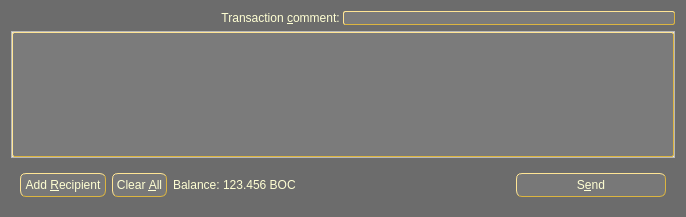
<?xml version="1.0" encoding="UTF-8"?>
<ui version="4.0">
 <class>SendCoinsDialog</class>
 <widget class="QDialog" name="SendCoinsDialog">
  <property name="geometry">
   <rect>
    <x>0</x>
    <y>0</y>
    <width>686</width>
    <height>217</height>
   </rect>
  </property>
  <property name="windowTitle">
   <string>Send Coins</string>
  </property>
  <property name="styleSheet">
   <string notr="true">QDialog {background-color: #6C6C6C; color: #FFFFD3 } QPushButton { background-color: #787878; color: #FFFFD3; border-style:outset; border-color: #dcb540; border-width: 1px; border-radius: 6px; padding: 4px} QPushButton::hover { background-color: #6C6C6C; color: #FFFFD3; border-style:outset; border-color: #dcb540; border-width: 1px; border-radius: 6px; padding: 4px}  QPushButton::pressed {background-color: #FBFBFB; color: #E5990C; border-style:outset; border-color: #DCB540; border-radius: 6px; padding: 4px} QLabel {color: #FFFFD3}  #scrollAreaWidgetContents {background-color: #7B7B7B; color: #FFFFD3;; border-style:outset; border-color: #dcb540; border-width: 1px; border-radius: 2px; padding: 0px}</string>
  </property>
  <layout class="QVBoxLayout" name="verticalLayout">
   <item>
    <layout class="QHBoxLayout" name="horizontalLayoutTxComment">
     <property name="spacing">
      <number>0</number>
     </property>
     <item>
      <widget class="QLabel" name="labelTxComment">
       <property name="text">
        <string>Transaction &amp;comment: </string>
       </property>
       <property name="alignment">
        <set>Qt::AlignLeading|Qt::AlignLeft|Qt::AlignRight|Qt::AlignTrailing|Qt::AlignVCenter</set>
       </property>
       <property name="buddy">
        <cstring>editTxComment</cstring>
       </property>
      </widget>
     </item>
     <item>
      <widget class="QValidatedLineEdit" name="editTxComment" native="true">
       <property name="enabled">
        <bool>true</bool>
       </property>
       <property name="toolTip">
        <string>Enter a public transaction comment. Max 140 chars.</string>
       </property>
       <property name="styleSheet">
        <string notr="true">background-color: #7B7B7B; color: #FFFFD3;; border-style:outset; border-color: #dcb540; border-width: 1px; border-radius: 2px; padding: 0px</string>
       </property>
      </widget>
     </item>
    </layout>
   </item>
   <item>
    <widget class="QScrollArea" name="scrollArea">
     <property name="widgetResizable">
      <bool>true</bool>
     </property>
     <widget class="QWidget" name="scrollAreaWidgetContents">
      <property name="geometry">
       <rect>
        <x>0</x>
        <y>0</y>
        <width>666</width>
        <height>124</height>
       </rect>
      </property>
      <layout class="QVBoxLayout" name="verticalLayout_2">
       <property name="leftMargin">
        <number>0</number>
       </property>
       <property name="topMargin">
        <number>0</number>
       </property>
       <property name="rightMargin">
        <number>0</number>
       </property>
       <property name="bottomMargin">
        <number>0</number>
       </property>
       <item>
        <layout class="QVBoxLayout" name="entries">
         <property name="spacing">
          <number>6</number>
         </property>
        </layout>
       </item>
       <item>
        <spacer name="verticalSpacer">
         <property name="orientation">
          <enum>Qt::Vertical</enum>
         </property>
         <property name="sizeHint" stdset="0">
          <size>
           <width>20</width>
           <height>40</height>
          </size>
         </property>
        </spacer>
       </item>
      </layout>
     </widget>
    </widget>
   </item>
   <item>
    <widget class="QFrame" name="frame">
     <property name="styleSheet">
      <string notr="true"/>
     </property>
     <layout class="QHBoxLayout" name="horizontalLayout">
      <item>
       <widget class="QPushButton" name="addButton">
        <property name="toolTip">
         <string>Send to multiple recipients at once</string>
        </property>
        <property name="styleSheet">
         <string notr="true"/>
        </property>
        <property name="text">
         <string>Add &amp;Recipient</string>
        </property>
        <property name="icon">
         <iconset resource="../carpediemcoin.qrc">
          <normaloff>:/icons/add</normaloff>:/icons/add</iconset>
        </property>
        <property name="autoDefault">
         <bool>false</bool>
        </property>
       </widget>
      </item>
      <item>
       <widget class="QPushButton" name="clearButton">
        <property name="sizePolicy">
         <sizepolicy hsizetype="Minimum" vsizetype="Fixed">
          <horstretch>0</horstretch>
          <verstretch>0</verstretch>
         </sizepolicy>
        </property>
        <property name="toolTip">
         <string>Remove all transaction fields</string>
        </property>
        <property name="styleSheet">
         <string notr="true"/>
        </property>
        <property name="text">
         <string>Clear &amp;All</string>
        </property>
        <property name="icon">
         <iconset resource="../carpediemcoin.qrc">
          <normaloff>:/icons/remove</normaloff>:/icons/remove</iconset>
        </property>
        <property name="autoRepeatDelay">
         <number>300</number>
        </property>
        <property name="autoDefault">
         <bool>false</bool>
        </property>
       </widget>
      </item>
      <item>
       <layout class="QHBoxLayout" name="horizontalLayout_2">
        <property name="spacing">
         <number>3</number>
        </property>
        <item>
         <widget class="QLabel" name="label">
          <property name="text">
           <string>Balance:</string>
          </property>
         </widget>
        </item>
        <item>
         <widget class="QLabel" name="labelBalance">
          <property name="cursor">
           <cursorShape>IBeamCursor</cursorShape>
          </property>
          <property name="text">
           <string>123.456 BOC</string>
          </property>
          <property name="textInteractionFlags">
           <set>Qt::LinksAccessibleByMouse|Qt::TextSelectableByKeyboard|Qt::TextSelectableByMouse</set>
          </property>
         </widget>
        </item>
       </layout>
      </item>
      <item>
       <spacer name="horizontalSpacer">
        <property name="orientation">
         <enum>Qt::Horizontal</enum>
        </property>
        <property name="sizeHint" stdset="0">
         <size>
          <width>40</width>
          <height>20</height>
         </size>
        </property>
       </spacer>
      </item>
      <item>
       <widget class="QPushButton" name="sendButton">
        <property name="minimumSize">
         <size>
          <width>150</width>
          <height>0</height>
         </size>
        </property>
        <property name="toolTip">
         <string>Confirm the send action</string>
        </property>
        <property name="styleSheet">
         <string notr="true"/>
        </property>
        <property name="text">
         <string>S&amp;end</string>
        </property>
        <property name="icon">
         <iconset resource="../carpediemcoin.qrc">
          <normaloff>:/icons/send</normaloff>:/icons/send</iconset>
        </property>
        <property name="default">
         <bool>true</bool>
        </property>
       </widget>
      </item>
     </layout>
    </widget>
   </item>
  </layout>
 </widget>
 <customwidgets>
  <customwidget>
   <class>QValidatedLineEdit</class>
   <extends>QWidget</extends>
   <header>qvalidatedlineedit.h</header>
  </customwidget>
 </customwidgets>
 <resources>
  <include location="../carpediemcoin.qrc"/>
 </resources>
 <connections/>
</ui>
